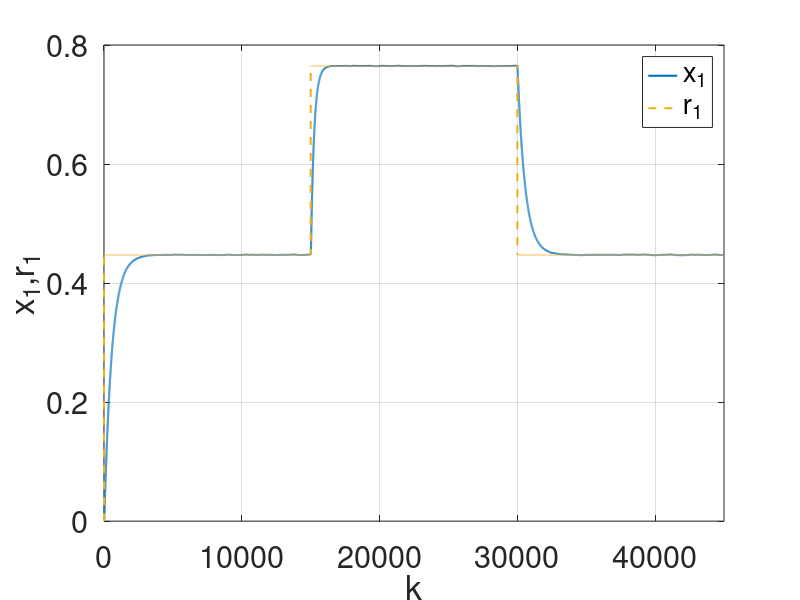
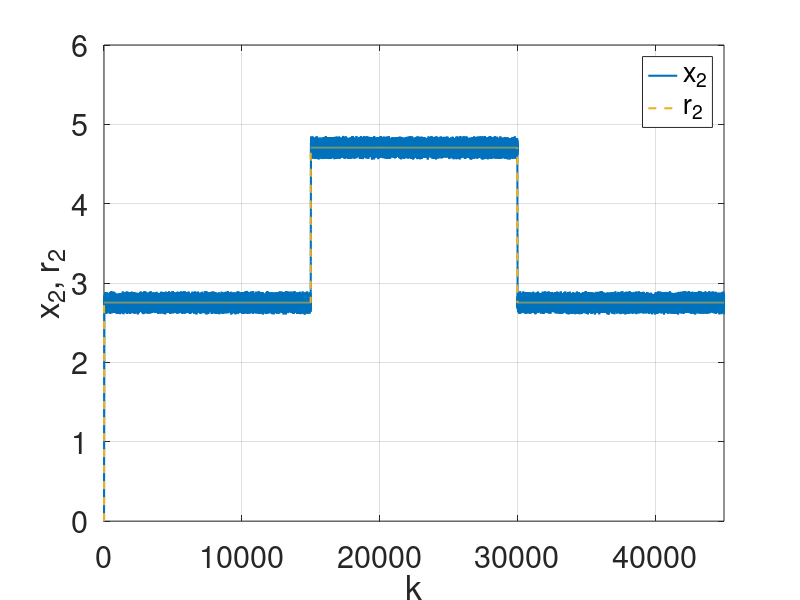

Recreate these plots in MATLAB, in order. (Note: this script raises an error after producing the figures.)
x(1)=0.;
t(1)=0;
y(1)=0.;
n=45000;
tmax=45;
dt=tmax/n;
Q=10;
R=0.01;
m(1)=1;
alpha=1;
betta=100;
lambda=0.3;
gamma=20;
B=1;
Da=0.072;
r1(1)=0.;
r2(1)=0.;
e1(1)=x(1)-r1(1);
e2(1)=y(1)-r2(1);
u(1)=0;
% ==========================
diary("matlab_output.log")
x(1)=0; y(1)=0; t(1)=0; e1(1)=0; e2(1)=0; m(1)=1;
epsilon=0;
tic
for i=1:n-1,

m(i+1)=m(i)+1;

sigma = 1;
epsilon_prev = epsilon;
epsilon = sigma * randn();
while abs(epsilon) >= 0.5
    epsilon = sigma * randn();
end
deltaEpsilon = epsilon - epsilon_prev;

g1(i)=0;
g2(i)=lambda;

f1(i)=x(i)+dt*(-alpha*x(i)+Da*(1-x(i))*exp(y(i)/(1+y(i)/gamma)));
f2(i)=y(i)+dt*(-alpha*y(i)+B*Da*(1-x(i))*exp(y(i)/(1+y(i)/gamma)));


t(i+1)=t(i)+dt;

   if 0<=t(i+1) & t(i+1)<=15
    r1(i+1)=0.4472;
    elseif 15<t(i+1) & t(i+1)<30
    r1(i+1)=0.7646;
    elseif 30<=t(i+1) & t(i+1)<tmax
    r1(i+1)=0.4472;
    end

   if 0<=t(i+1) & t(i+1)<=15
    r2(i+1)=2.752;
    elseif 15<t(i+1) & t(i+1)<30
    r2(i+1)=4.7052;
    elseif 30<=t(i+1) & t(i+1)<tmax
    r2(i+1)=2.752;
   end

if (y(i)-r2(i))>0
S(i)=1;
elseif (y(i)-r2(i))<0
S(i)=-1;
else
S(i)=0;
end
S_noisy(i)=S(i)+epsilon;

u1(i)=0;
u2(i)=-1/g2(i)*(-betta*S_noisy(i)+r2(i+1)-r2(i)-f2(i));

x(i+1)=f1(i);
y(i+1)=y(i)+dt*(-betta*S_noisy(i)+r2(i+1)-r2(i)) ;

%x(i+1)=r1(i+1);
%y(i+1)=r2(i+1);

e1(i+1)=x(i+1)-r1(i+1);
e2(i+1)=y(i+1)-r2(i+1);

end;
toc
diary off;
figure(1)
plot(1:n,x,'-','Color',[0,0.447,0.741],'LineWidth',1.5)
hold on
plot(1:n,r1,'--','Color',[0.929,0.694,0.125],'LineWidth',1.5)
hold off
axis([0 n 0 0.8])
legend('x_1','r_1')
grid
ylabel('x_1,r_1')
xlabel('k')
set(gca,'FontSize',22)

figure(2)
plot(1:n,y,'-','Color',[0,0.447,0.741],'LineWidth',1.5)
hold on
plot(1:n,r2,'--','Color',[0.929,0.694,0.125],'LineWidth',1.5)
hold off
axis([0 n 0 6])
ylabel('x_2, r_2')
legend('x_2','r_2')
xlabel('k')
grid
set(gca,'FontSize',22)

exportgraphics(figure(1), '/Users/Apple/work/tracking-control-network/research-vault/Research Journal/Paper/figures/images/matlab_fig2a_attacked_tracking_x1_r1.png', 'Resolution', 300);
exportgraphics(figure(2), '/Users/Apple/work/tracking-control-network/research-vault/Research Journal/Paper/figures/images/matlab_fig2a_attacked_tracking_x2_r2.png', 'Resolution', 300);
writematrix([t', x', y', r1', r2', e1', e2'], 'cstr_state_tracking_attacked_reference.csv');
clear all;
